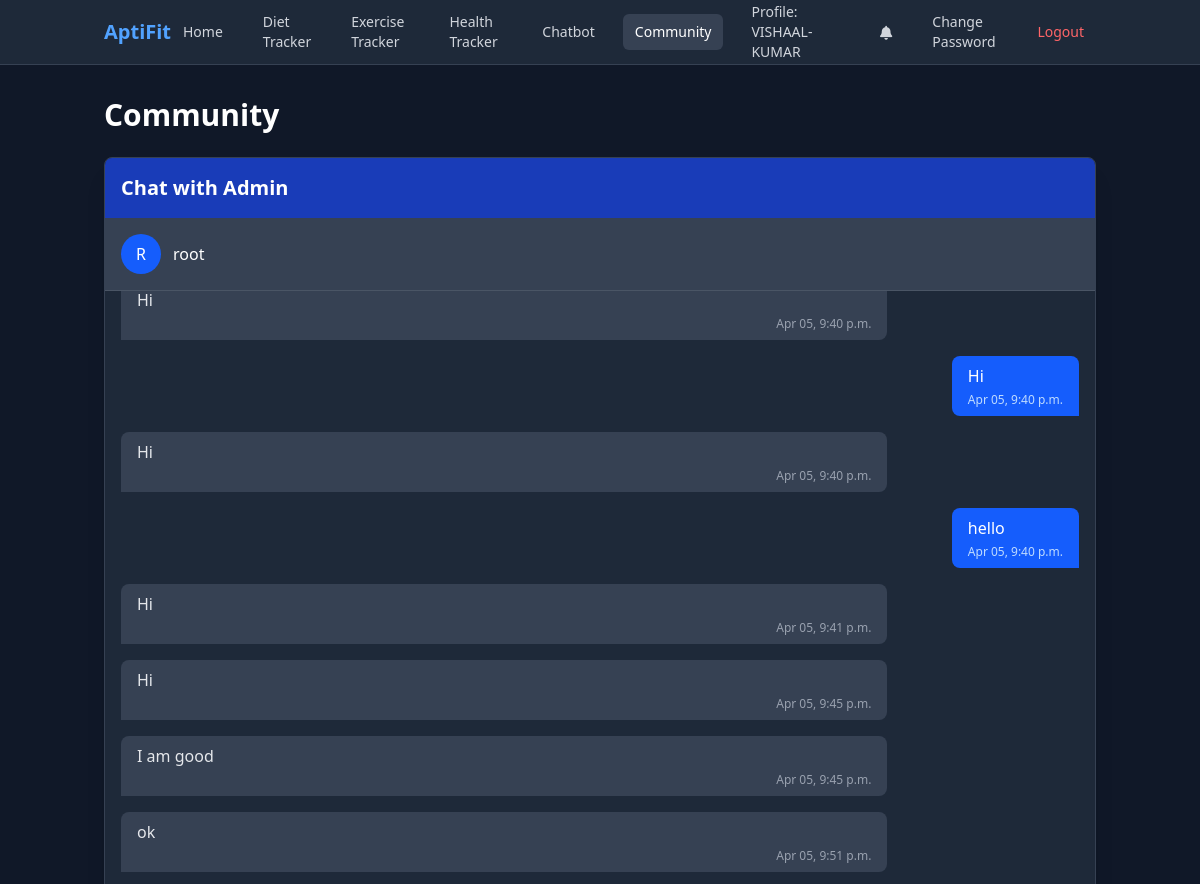
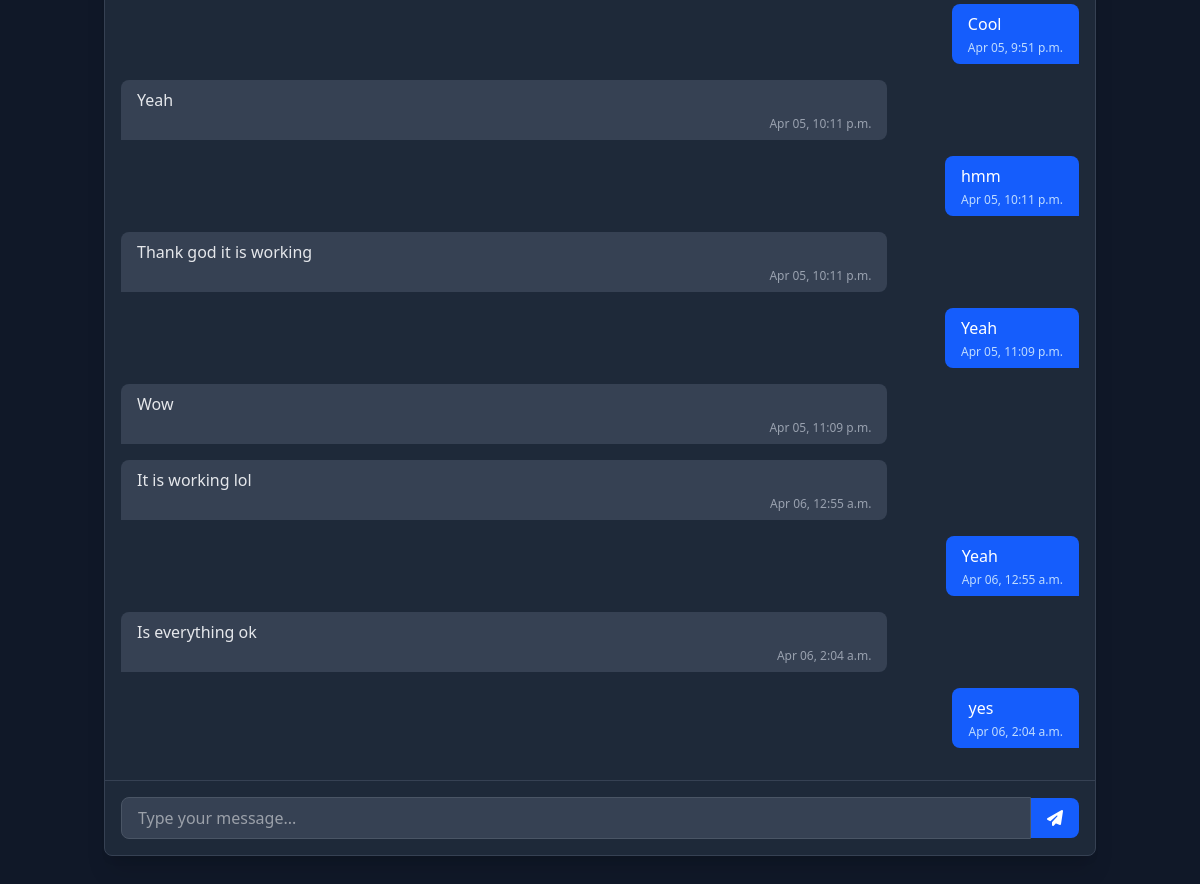
The app's page /community/ (signed in) with its own data (2 pictures, top to bottom).
### fitness/models.py (models this page shows, shortened)
class CommunityMessage(models.Model):
    sender = models.ForeignKey(
        User, on_delete=models.CASCADE, related_name='sent_messages')
    receiver = models.ForeignKey(
        User, on_delete=models.CASCADE, related_name='received_messages', null=True, blank=True)
    message = models.TextField()
    timestamp = models.DateTimeField(auto_now_add=True)
    is_read = models.BooleanField(default=False)
    class Meta:
        ordering = ['-timestamp']

### fitness/views.py (the view)
# urls.py: path('community/', views.community, name='community'),
@login_required
def community(request):
    user = request.user
    context = {}
    if user.is_superuser:
        all_users = User.objects.exclude(id=user.id).order_by('username')
        context['all_users'] = all_users
        selected_user_id = request.GET.get('user_id')
        if selected_user_id:
            try:
                selected_user = User.objects.get(id=selected_user_id)
                context['selected_user'] = selected_user
                chat_messages = CommunityMessage.objects.filter(
                    (Q(sender=user) & Q(receiver=selected_user)) |
                    (Q(sender=selected_user) & Q(receiver=user))
                ).order_by('timestamp')
                unread_messages = chat_messages.filter(
                    receiver=user, is_read=False)
                unread_messages.update(is_read=True)
                context['chat_messages'] = chat_messages
                if request.headers.get('X-Requested-With') == 'XMLHttpRequest':
                    return render(request, 'fitness/partials/chat_messages.html', context)
            except User.DoesNotExist:
                pass
    else:
        admin_users = User.objects.filter(is_superuser=True)
        if admin_users.exists():
            admin_user = admin_users.first()
            context['admin_user'] = admin_user
            chat_messages = CommunityMessage.objects.filter(
                (Q(sender=user) & Q(receiver=admin_user)) |
                (Q(sender=admin_user) & Q(receiver=user))
            ).order_by('timestamp')
            unread_messages = chat_messages.filter(
                receiver=user, is_read=False)
            unread_messages.update(is_read=True)
            context['chat_messages'] = chat_messages
            if request.headers.get('X-Requested-With') == 'XMLHttpRequest':
                return render(request, 'fitness/partials/chat_messages.html', context)
    return render(request, 'fitness/community.html', context)

### fitness/templates/fitness/community.html (shortened to what this page needs)
{% extends 'fitness/base.html' %}
{% block content %}
<div class="container mx-auto px-4 py-8">
  <h1 class="text-3xl font-bold text-white mb-6">Community</h1>
  <div class="bg-gray-800 rounded-lg shadow-xl border border-gray-700 overflow-hidden">
    <div class="bg-blue-800 text-white p-4">
      <h2 class="text-xl font-bold">{% if user.is_superuser %}Admin Dashboard{% else %}Chat with Admin{% endif %}</h2>
    </div>
    <div class="grid grid-cols-1 {% if user.is_superuser %}md:grid-cols-4{% endif %}">
      <div class="{% if user.is_superuser %}md:col-span-3{% endif %} flex flex-col h-[70vh]">
        <div class="p-4 bg-gray-700 border-b border-gray-600 flex items-center">
          {% if user.is_superuser %}
            {% if selected_user %}
              <div class="bg-blue-600 rounded-full w-10 h-10 flex items-center justify-center text-white font-medium mr-3">
                {{ selected_user.username|first|upper }}
              </div>
              <h3 class="font-medium text-white">{{ selected_user.username }}</h3>
            {% else %}
              <h3 class="font-medium text-gray-400">Select a user to start chatting</h3>
            {% endif %}
          {% else %}
            {% if admin_user %}
              <div class="bg-blue-600 rounded-full w-10 h-10 flex items-center justify-center text-white font-medium mr-3">
                {{ admin_user.username|first|upper }}
              </div>
              <h3 class="font-medium text-white">{{ admin_user.username }}</h3>
            {% else %}
              <h3 class="font-medium text-gray-400">No admin available</h3>
            {% endif %}
          {% endif %}
        </div>
        <div class="flex-1 p-4 overflow-y-auto bg-gray-800" id="chat-messages">
          {% if chat_messages %}
            {% for message in chat_messages %}
              <div class="mb-4 {% if message.sender == user %}flex justify-end{% endif %}">
                <div class="{% if message.sender == user %}bg-blue-600 text-white rounded-tl-lg rounded-tr-lg rounded-bl-lg{% else %}bg-gray-700 text-gray-200 rounded-tr-lg rounded-tl-lg rounded-br-lg{% endif %} py-2 px-4 max-w-[80%]">
                  <p>{{ message.message }}</p>
                  <p class="text-xs {% if message.sender == user %}text-blue-200{% else %}text-gray-400{% endif %} mt-1 text-right">
                    {{ message.timestamp|date:"M d, g:i a" }}
                  </p>
                </div>
              </div>
            {% endfor %}
          {% endif %}
        </div>
        <div class="p-4 border-t border-gray-700">
          {% if user.is_superuser and selected_user or not user.is_superuser and admin_user %}
            <form method="post" action="{% url 'send_message' %}" class="flex items-center">
              <input type="text" name="message" placeholder="Type your message..." class="flex-1 bg-gray-700 border border-gray-600 rounded-l-lg px-4 py-2 text-white focus:outline-none focus:ring-2 focus:ring-blue-500">
              <button type="submit" class="bg-blue-600 hover:bg-blue-700 text-white px-4 py-2 rounded-r-lg transition duration-300">
                <i class="fas fa-paper-plane"></i>
              </button>
            </form>
          {% endif %}
        </div>
      </div>
    </div>
  </div>
</div>
{% endblock %}

### fitness/templates/fitness/base.html (shortened to what this page needs)
<!DOCTYPE html>
<html lang="en">
  <head>
    <script src="https://cdn.jsdelivr.net/npm/@tailwindcss/browser@4"></script>
    <link rel="stylesheet" href="https://cdnjs.cloudflare.com/ajax/libs/font-awesome/6.4.0/css/all.min.css">
  </head>
  <body class="bg-gray-900 min-h-screen text-gray-200">
    <nav class="bg-gray-800 border-b border-gray-700">
      <div class="container mx-auto px-4">
        <div class="flex justify-between items-center h-16">
          <div class="flex-shrink-0 font-bold text-xl text-blue-400">
            AptiFit
          </div>
          <div class="flex space-x-2 md:space-x-4 items-center">
            <a href="{% url 'index' %}" class="px-3 py-2 rounded-md text-sm font-medium {% if request.path == '/' %}bg-gray-700 text-white{% else %}text-gray-300 hover:bg-gray-700 hover:text-white{% endif %} transition duration-300">
              Home
            </a>
            {% if user.userprofile.height and user.userprofile.weight and user.userprofile.sex and user.userprofile.age %}
            <a href="{% url 'diet_tracker' %}" class="px-3 py-2 rounded-md text-sm font-medium {% if '/diet_tracker/' in request.path %}bg-gray-700 text-white{% else %}text-gray-300 hover:bg-gray-700 hover:text-white{% endif %} transition duration-300">
              Diet Tracker
            </a>
            <a href="{% url 'exercise_tracker' %}" class="px-3 py-2 rounded-md text-sm font-medium {% if '/exercise_tracker/' in request.path %}bg-gray-700 text-white{% else %}text-gray-300 hover:bg-gray-700 hover:text-white{% endif %} transition duration-300">
              Exercise Tracker
            </a>
            <a href="{% url 'health_tracker' %}" class="px-3 py-2 rounded-md text-sm font-medium {% if '/health_tracker/' in request.path %}bg-gray-700 text-white{% else %}text-gray-300 hover:bg-gray-700 hover:text-white{% endif %} transition duration-300">
              Health Tracker
            </a>
            <a href="{% url 'chatbot' %}" class="px-3 py-2 rounded-md text-sm font-medium {% if '/chatbot/' in request.path %}bg-gray-700 text-white{% else %}text-gray-300 hover:bg-gray-700 hover:text-white{% endif %} transition duration-300">
              Chatbot
            </a>
            {% endif %}
            <a href="{% url 'community' %}" class="px-3 py-2 rounded-md text-sm font-medium {% if '/community/' in request.path %}bg-gray-700 text-white{% else %}text-gray-300 hover:bg-gray-700 hover:text-white{% endif %} transition duration-300">
              Community
            </a>
            <a href="{% url 'profile' %}" class="px-3 py-2 rounded-md text-sm font-medium {% if '/profile/' in request.path %}bg-gray-700 text-white{% else %}text-gray-300 hover:bg-gray-700 hover:text-white{% endif %} transition duration-300">
              Profile: {{ user.username }}
            </a>
            <div class="relative">
              <a href="#" id="notification-btn" class="px-3 py-2 rounded-md text-sm font-medium text-gray-300 hover:bg-gray-700 hover:text-white transition duration-300">
                <i class="fas fa-bell"></i>
              </a>
            </div>
            <a href="{% url 'change_password' %}" class="px-3 py-2 rounded-md text-sm font-medium text-gray-300 hover:bg-gray-700 hover:text-white transition duration-300">
              Change Password
            </a>
            <a href="{% url 'logout' %}" class="px-3 py-2 rounded-md text-sm font-medium text-red-400 hover:bg-red-900 hover:text-red-200 transition duration-300">
              Logout
            </a>
          </div>
        </div>
      </div>
    </nav>
    {% block content %}{% endblock %}
  </body>
</html>

### records on screen
CommunityMessage: message "Hi", timestamp "Apr 05, 9:40 p.m."
CommunityMessage: message "Hi", timestamp "Apr 05, 9:40 p.m."
CommunityMessage: message "Hi", timestamp "Apr 05, 9:40 p.m."
CommunityMessage: message "hello", timestamp "Apr 05, 9:40 p.m."
CommunityMessage: message "Hi", timestamp "Apr 05, 9:41 p.m."
CommunityMessage: message "Hi", timestamp "Apr 05, 9:45 p.m."
CommunityMessage: message "I am good", timestamp "Apr 05, 9:45 p.m."
CommunityMessage: message "ok", timestamp "Apr 05, 9:51 p.m."
CommunityMessage: message "Cool", timestamp "Apr 05, 9:51 p.m."
CommunityMessage: message "Yeah", timestamp "Apr 05, 10:11 p.m."
CommunityMessage: message "hmm", timestamp "Apr 05, 10:11 p.m."
CommunityMessage: message "Thank god it is working", timestamp "Apr 05, 10:11 p.m."
CommunityMessage: message "Yeah", timestamp "Apr 05, 11:09 p.m."
CommunityMessage: message "Wow", timestamp "Apr 05, 11:09 p.m."
CommunityMessage: message "It is working lol", timestamp "Apr 06, 12:55 a.m."
CommunityMessage: message "Yeah", timestamp "Apr 06, 12:55 a.m."
CommunityMessage: message "Is everything ok", timestamp "Apr 06, 2:04 a.m."
CommunityMessage: message "yes", timestamp "Apr 06, 2:04 a.m."

### other values on screen
{{ user.username }} "VISHAAL-KUMAR"
{{ admin_user.username|first|upper }} "R"
{{ admin_user.username }} "root"
